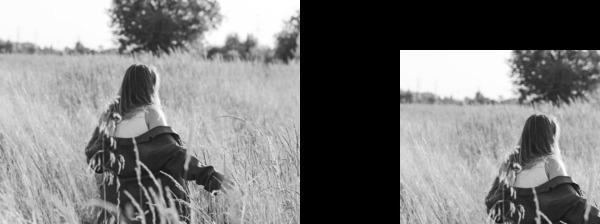
#> input picture avni/girl.jpg, 600 x 224 px
$ python 3.5.py
#> lines starting #> are read from the running program, lines starting #| are printed output that depends on the picture
import numpy as np
import cv2 as cv
img = cv.imread('girl.jpg', 0)
#> img is the input picture: shape (224, 600); min 0, max 255, mean 123.6
cropped_img = img[100:300, 100:300]
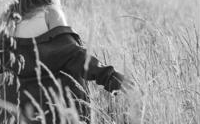
#> cropped_img: shape (124, 200); min 12, max 255, mean 140.3
cv.imwrite('cropped_out.jpg', cropped_img)
cv.imshow('cropped_img.jpg', cropped_img)
cv.waitKey(0)
cv.destroyAllWindows()

$ run again, with avni/Animals.jpg copied over avni/girl.jpg
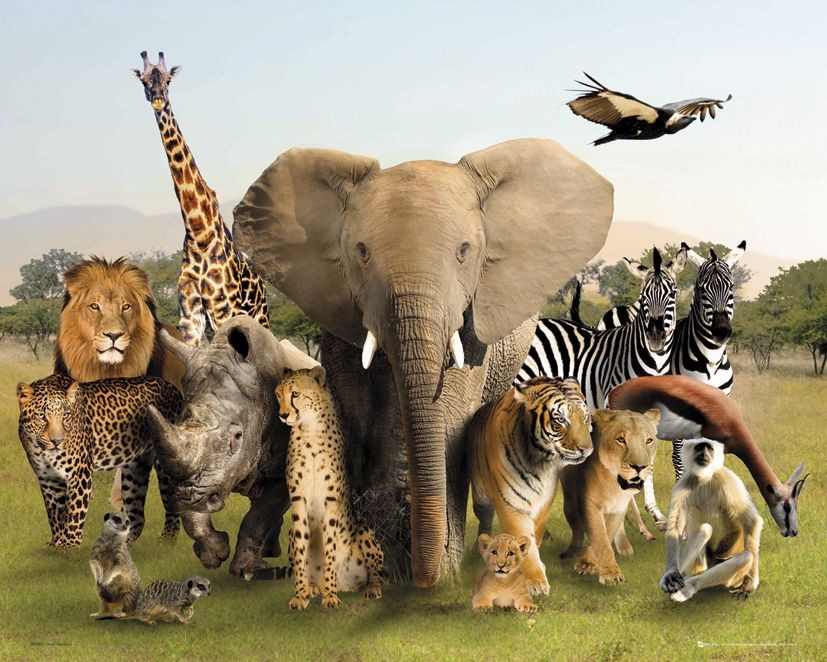
#> input picture avni/Animals.jpg, 827 x 662 px
#> `img = cv.imread('girl.jpg', 0)`:
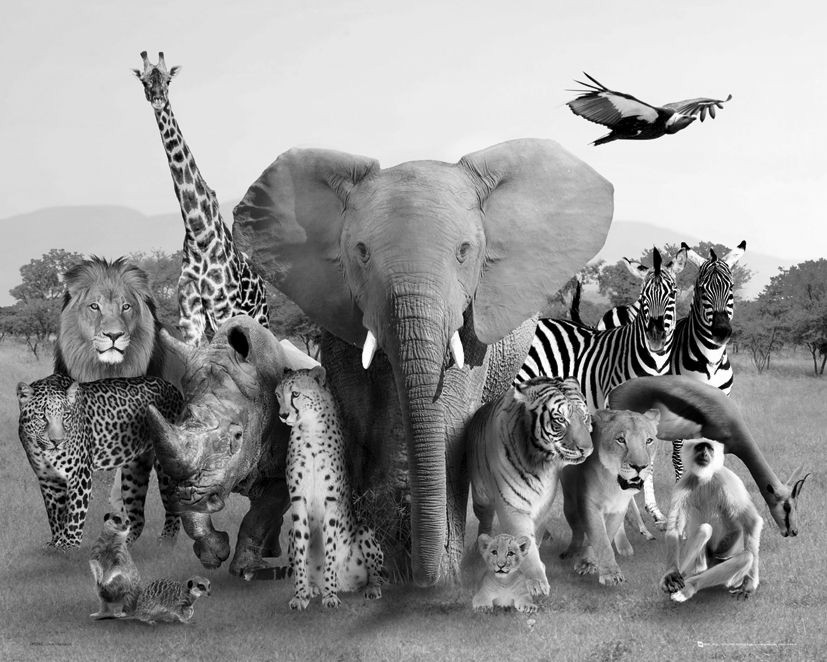
#> img: shape (662, 827); min 0, max 255, mean 149.1
#> `cropped_img = img[100:300, 100:300]`:
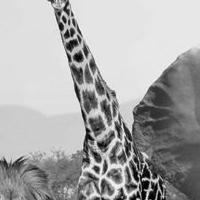
#> cropped_img: shape (200, 200); min 0, max 251, mean 169.1
